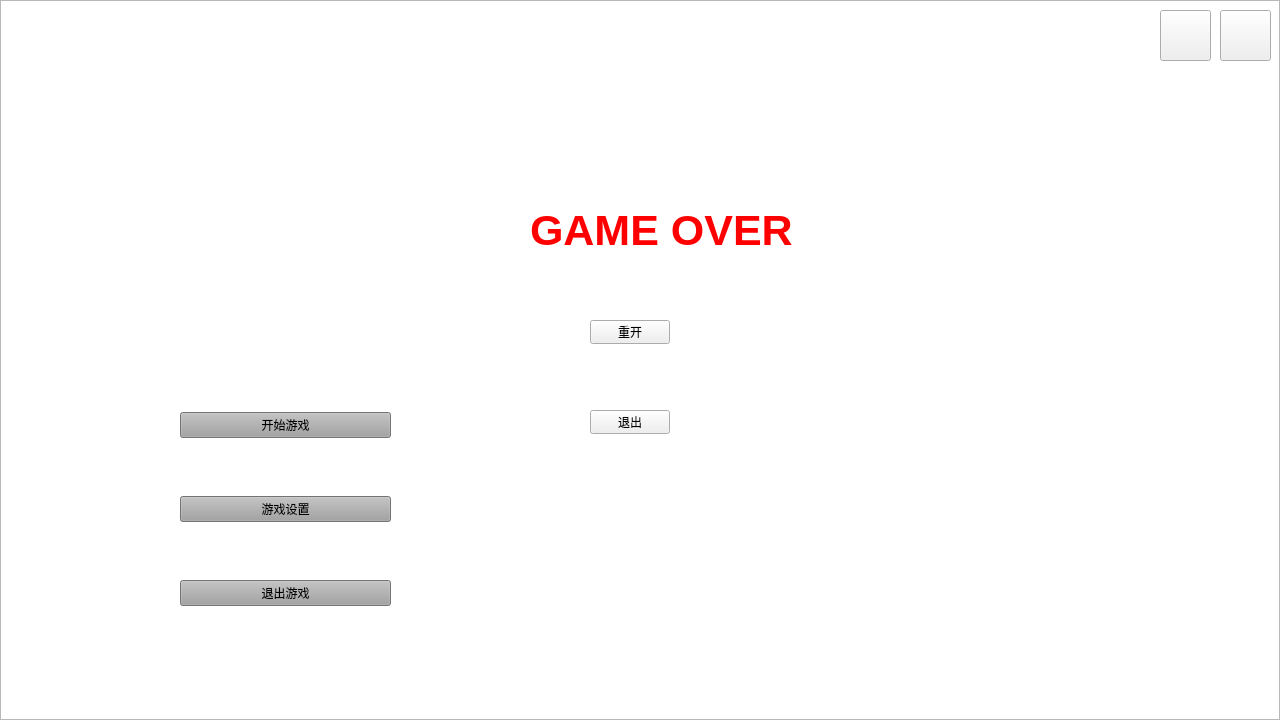
<?xml version="1.0" encoding="UTF-8"?>
<ui version="4.0">
 <class>MainScene</class>
 <widget class="QWidget" name="MainScene">
  <property name="geometry">
   <rect>
    <x>0</x>
    <y>0</y>
    <width>1280</width>
    <height>720</height>
   </rect>
  </property>
  <property name="minimumSize">
   <size>
    <width>0</width>
    <height>0</height>
   </size>
  </property>
  <property name="maximumSize">
   <size>
    <width>16777215</width>
    <height>16777215</height>
   </size>
  </property>
  <property name="windowTitle">
   <string>狂野枪战</string>
  </property>
  <property name="windowIcon">
   <iconset resource="Resrouces.qrc">
    <normaloff>:/Resource/Icon/GunIcon.png</normaloff>:/Resource/Icon/GunIcon.png</iconset>
  </property>
  <property name="styleSheet">
   <string notr="true"/>
  </property>
  <widget class="QPushButton" name="BtnOption">
   <property name="geometry">
    <rect>
     <x>1220</x>
     <y>10</y>
     <width>51</width>
     <height>51</height>
    </rect>
   </property>
   <property name="styleSheet">
    <string notr="true">border-image: url(:/Resource/Icon/OptionBtn.png);</string>
   </property>
   <property name="text">
    <string/>
   </property>
  </widget>
  <widget class="QWidget" name="verticalLayoutWidget">
   <property name="geometry">
    <rect>
     <x>180</x>
     <y>360</y>
     <width>211</width>
     <height>301</height>
    </rect>
   </property>
   <layout class="QVBoxLayout" name="verticalLayout">
    <item>
     <widget class="QPushButton" name="BtnStartGame">
      <property name="styleSheet">
       <string notr="true">background:rgb(47, 210, 255);
color:black;
background-color: rgb(161, 161, 161);</string>
      </property>
      <property name="text">
       <string>开始游戏</string>
      </property>
     </widget>
    </item>
    <item>
     <widget class="QPushButton" name="BtnOption2">
      <property name="styleSheet">
       <string notr="true">background:rgb(47, 210, 255);
color:black;
background-color: rgb(161, 161, 161);</string>
      </property>
      <property name="text">
       <string>游戏设置</string>
      </property>
     </widget>
    </item>
    <item>
     <widget class="QPushButton" name="BtnQuitGame">
      <property name="styleSheet">
       <string notr="true">background:rgb(47, 210, 255);
color:black;
background-color: rgb(161, 161, 161);</string>
      </property>
      <property name="text">
       <string>退出游戏</string>
      </property>
     </widget>
    </item>
   </layout>
   <zorder>BtnStartGame</zorder>
   <zorder>BtnQuitGame</zorder>
   <zorder>BtnOption2</zorder>
  </widget>
  <widget class="QGraphicsView" name="GameWindow">
   <property name="geometry">
    <rect>
     <x>0</x>
     <y>0</y>
     <width>1280</width>
     <height>720</height>
    </rect>
   </property>
   <property name="styleSheet">
    <string notr="true"/>
   </property>
  </widget>
  <widget class="QLabel" name="BulletCheck">
   <property name="geometry">
    <rect>
     <x>140</x>
     <y>20</y>
     <width>61</width>
     <height>21</height>
    </rect>
   </property>
   <property name="font">
    <font>
     <pointsize>14</pointsize>
     <bold>true</bold>
    </font>
   </property>
   <property name="text">
    <string/>
   </property>
  </widget>
  <widget class="QLabel" name="BloodLabel">
   <property name="geometry">
    <rect>
     <x>50</x>
     <y>20</y>
     <width>101</width>
     <height>21</height>
    </rect>
   </property>
   <property name="font">
    <font>
     <pointsize>14</pointsize>
     <bold>true</bold>
    </font>
   </property>
   <property name="styleSheet">
    <string notr="true"/>
   </property>
   <property name="text">
    <string/>
   </property>
  </widget>
  <widget class="QLabel" name="label">
   <property name="geometry">
    <rect>
     <x>530</x>
     <y>180</y>
     <width>271</width>
     <height>101</height>
    </rect>
   </property>
   <property name="font">
    <font>
     <pointsize>32</pointsize>
     <bold>true</bold>
    </font>
   </property>
   <property name="styleSheet">
    <string notr="true">
color: rgb(255, 0, 0);</string>
   </property>
   <property name="text">
    <string>GAME OVER</string>
   </property>
  </widget>
  <widget class="QPushButton" name="RestartButton">
   <property name="geometry">
    <rect>
     <x>590</x>
     <y>320</y>
     <width>80</width>
     <height>24</height>
    </rect>
   </property>
   <property name="text">
    <string>重开</string>
   </property>
  </widget>
  <widget class="QPushButton" name="QuitButton">
   <property name="geometry">
    <rect>
     <x>590</x>
     <y>410</y>
     <width>80</width>
     <height>24</height>
    </rect>
   </property>
   <property name="text">
    <string>退出</string>
   </property>
  </widget>
  <widget class="QLabel" name="BackGround">
   <property name="geometry">
    <rect>
     <x>0</x>
     <y>0</y>
     <width>1280</width>
     <height>720</height>
    </rect>
   </property>
   <property name="maximumSize">
    <size>
     <width>1280</width>
     <height>720</height>
    </size>
   </property>
   <property name="styleSheet">
    <string notr="true">border-image: url(:/Resource/Image/BackGround/MainBackGround.png);</string>
   </property>
   <property name="text">
    <string/>
   </property>
  </widget>
  <widget class="QPushButton" name="BtnRestart">
   <property name="geometry">
    <rect>
     <x>1160</x>
     <y>10</y>
     <width>51</width>
     <height>51</height>
    </rect>
   </property>
   <property name="styleSheet">
    <string notr="true">border-image: url(:/Resource/Icon/RestartIcon.png);</string>
   </property>
   <property name="text">
    <string/>
   </property>
  </widget>
  <widget class="QLabel" name="Title">
   <property name="geometry">
    <rect>
     <x>30</x>
     <y>0</y>
     <width>771</width>
     <height>161</height>
    </rect>
   </property>
   <property name="styleSheet">
    <string notr="true">border-image: url(:/Resource/Image/BackGround/Title.png);</string>
   </property>
   <property name="text">
    <string/>
   </property>
  </widget>
  <zorder>BackGround</zorder>
  <zorder>GameWindow</zorder>
  <zorder>BloodLabel</zorder>
  <zorder>verticalLayoutWidget</zorder>
  <zorder>BtnOption</zorder>
  <zorder>BulletCheck</zorder>
  <zorder>label</zorder>
  <zorder>RestartButton</zorder>
  <zorder>QuitButton</zorder>
  <zorder>BtnRestart</zorder>
  <zorder>Title</zorder>
 </widget>
 <resources>
  <include location="Resrouces.qrc"/>
 </resources>
 <connections/>
</ui>
